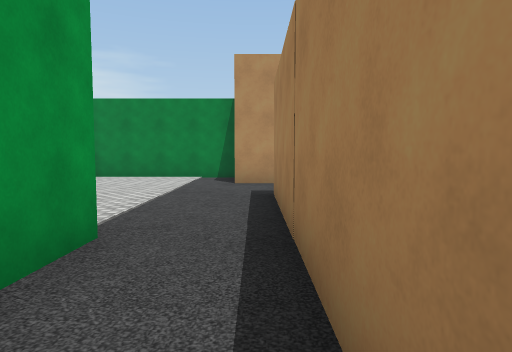
view 1 (above)

18 first-person views from a walk through a Unity game level. The camera is 1.5 m above the floor, tilts 4° down and sees 75° across. The floor is counted in squares, 2 m on a side. Each view is taken from the middle of a square. On the plan, view 1 faces up. The plan holds only what a view shows up to about 11 squares ahead; the rest is blank. The place goes on beyond the plan. Some surface patterns are stand-ins.

view 2
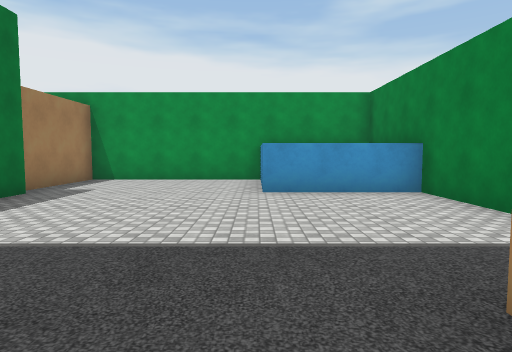

view 3
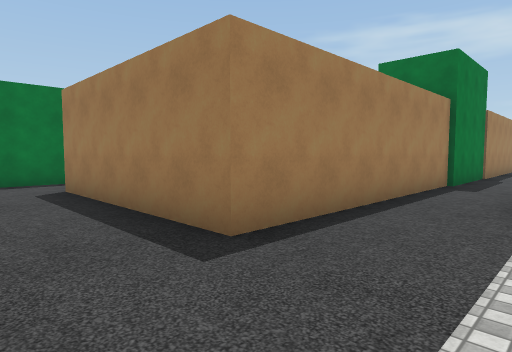

view 4
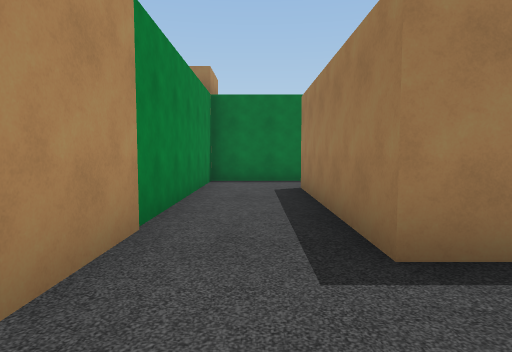

view 5
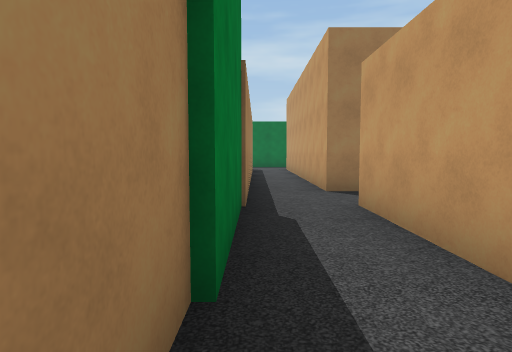

view 6
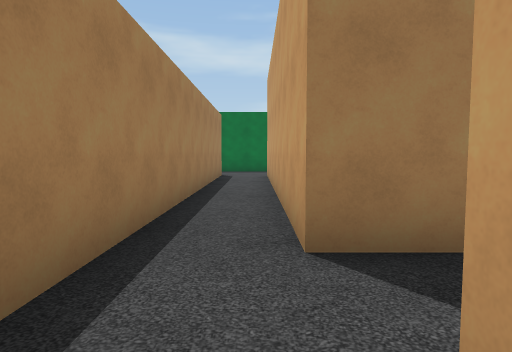

view 7
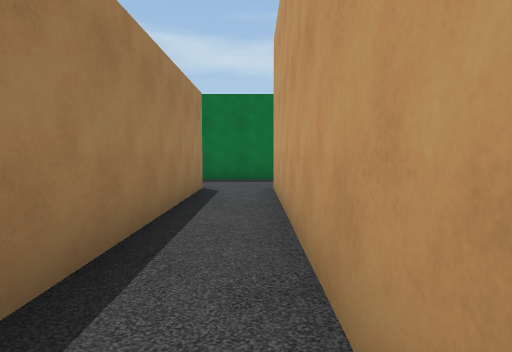

view 8
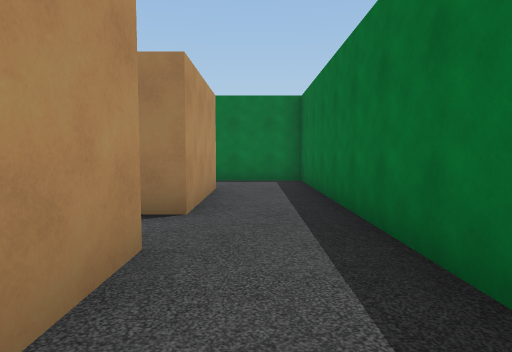

view 9
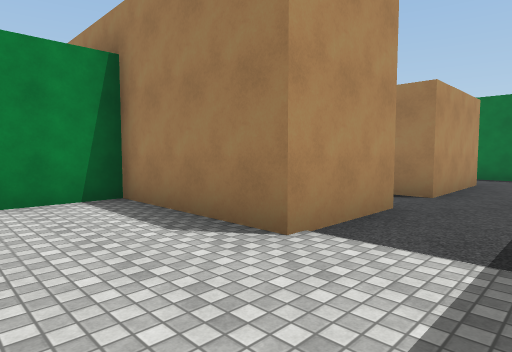

view 10
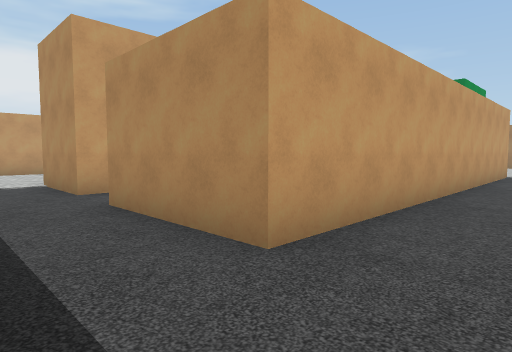

view 11
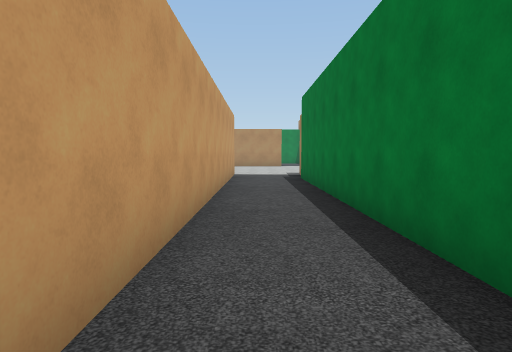

view 12
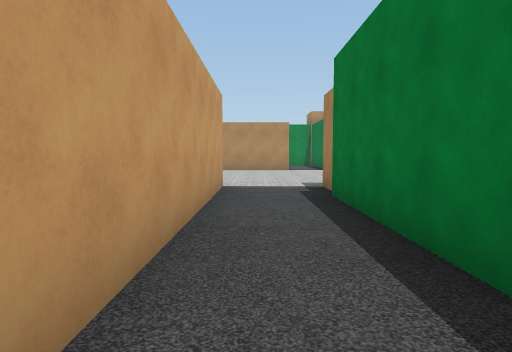

view 13
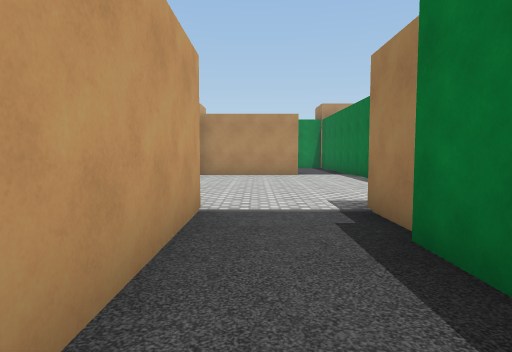

view 14
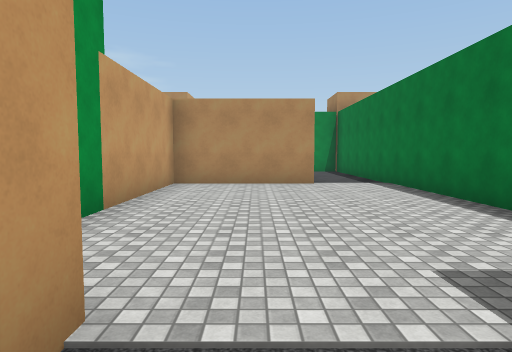

view 15
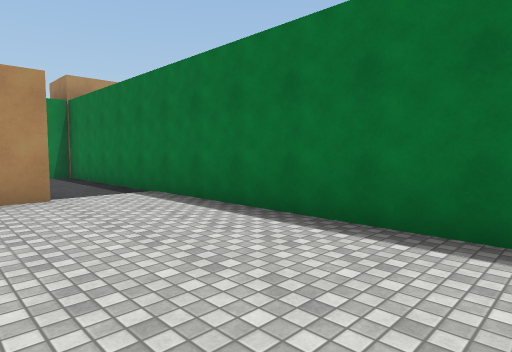

view 16
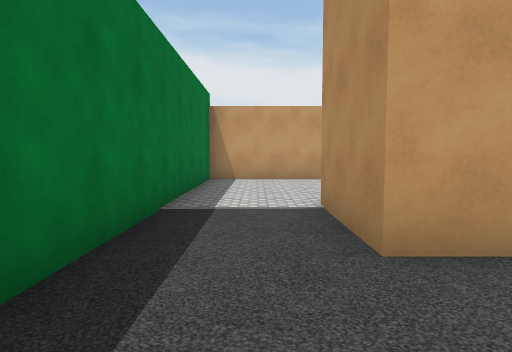

view 17
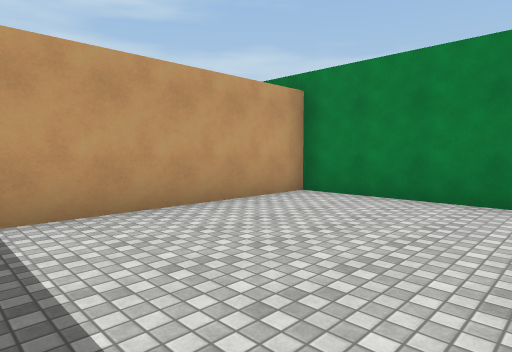

view 18
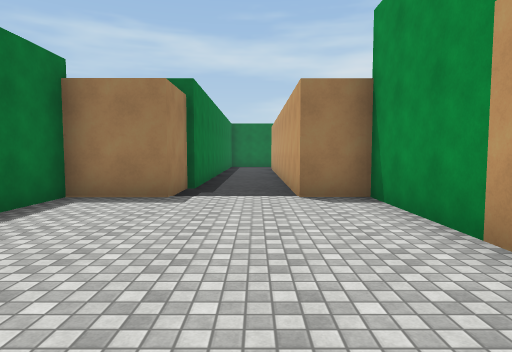

### Floor plan
Ten units are one square. View 1 is at (0, 0); x grows to the right and y downward. Boxes are objects, and circles mark ways between rooms. Rooms are numbered by the first view taken in them; rooms with no view inside come last. Other rooms are left out.
<svg viewBox="-86 -105 163 273">
<path fill="none" stroke="#000" d="M3 8 3 -60 54 -60M-14 9 -14 38M33 36 33 141 1 141 1 6M-14 55 -14 141M-14 -30 -14 -18M-50 -29 -42 -29M72 -65 72 -82 -6 -82M-6 -100 -51 -100 -51 -71M-81 -71 -81 -26 -52 -26M-14 163 53 163 53 36M-14 141 -37 141 -37 106 -81 106 -81 163 -14 163M55 -28 21 -28 21 36 33 36M53 36 72 36 72 -65"/>
<circle cx="-25" cy="155" r="3" fill="#2a7"/>
<circle cx="45" cy="40" r="3" fill="#2a7"/>
<circle cx="65" cy="-70" r="3" fill="#2a7"/>
<text x="0" y="20">1</text>
<text x="-50" y="140">2</text>
<text x="50" y="-10">3</text>
</svg>
Room 1 opens to room 2. Room 1 opens to room 3.

Where each view was taken, in squares from view 1:
view 1: 0 up, 0 right, facing up
view 2: 7 up, 1 right, facing left
view 3: 8 up, 2 left, facing down-right
view 4: 7 up, 2 left, facing right
view 5: 1 up, 0 right, facing down
view 6: 3 down, 1 left, facing down
view 7: 7 down, 1 left, facing down
view 8: 15 down, 4 left, facing right
view 9: 16 down, 6 left, facing up-right
view 10: 16 down, 5 right, facing up-left
view 11: 15 down, 4 right, facing up
view 12: 11 down, 4 right, facing up
view 13: 8 down, 4 right, facing up
view 14: 5 down, 4 right, facing up
view 15: 3 down, 4 right, facing up-right
view 16: 15 down, 1 right, facing left
view 17: 16 down, 4 left, facing up-left
view 18: 2 up, 4 right, facing down
